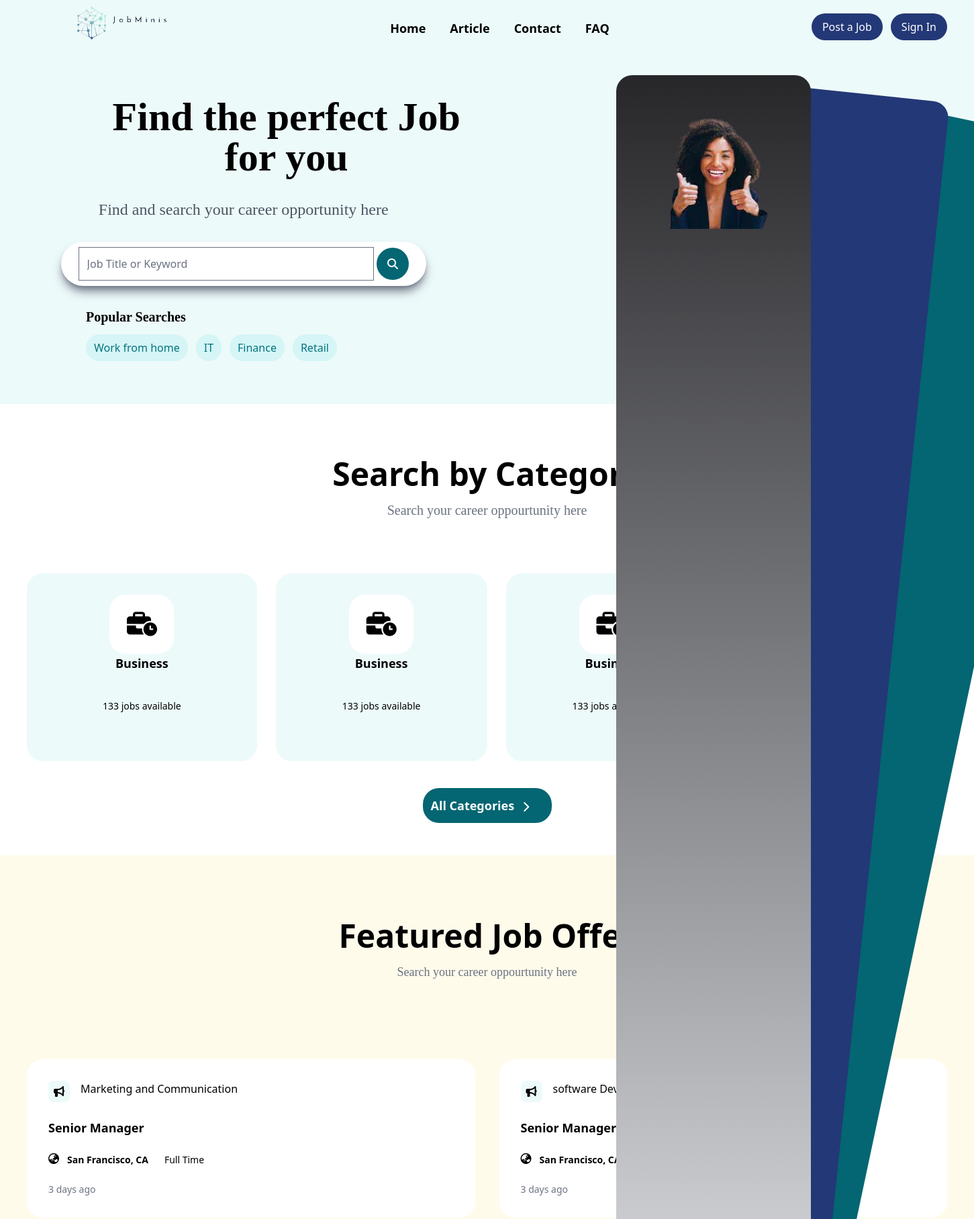
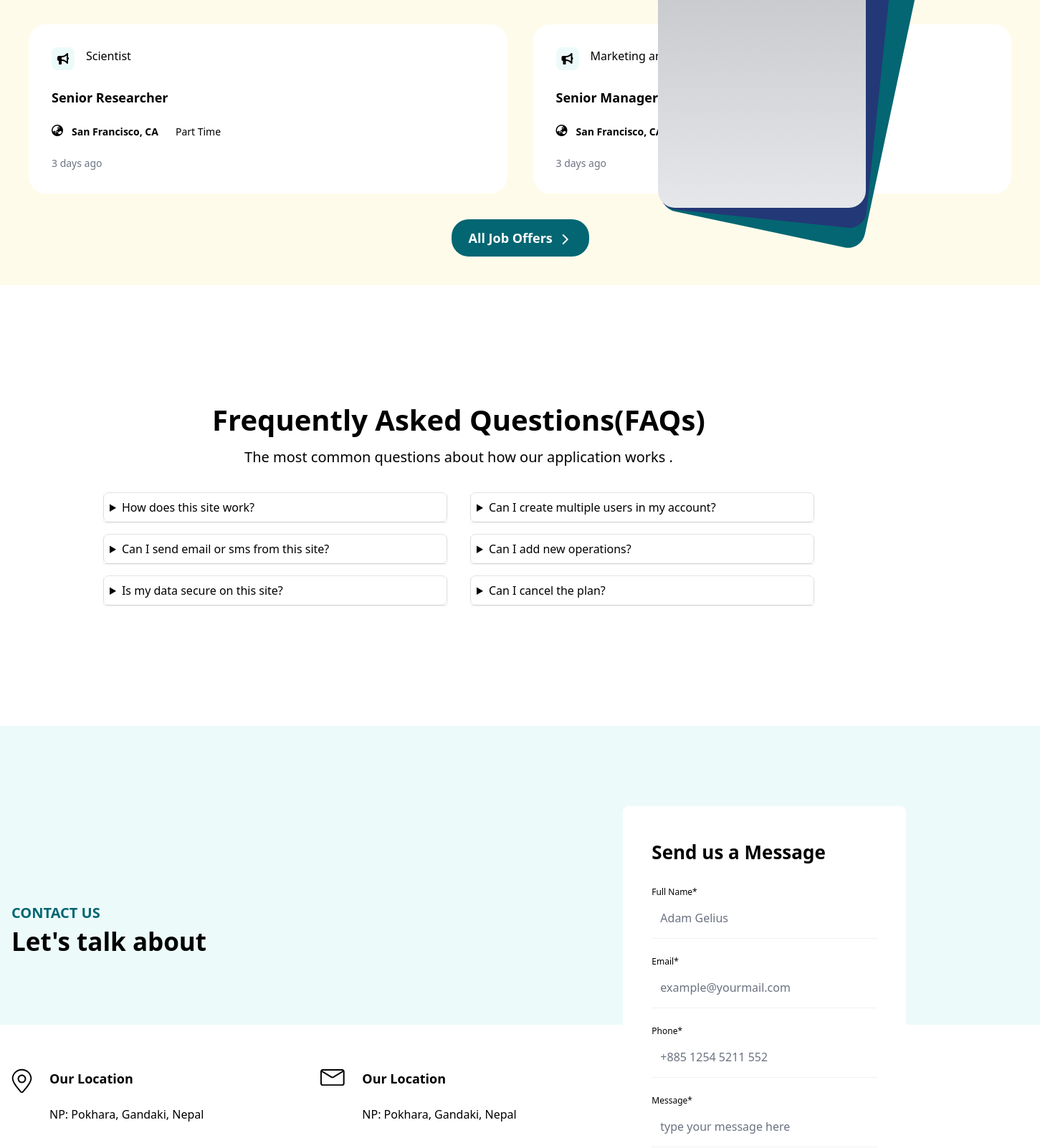
The page /views/app/index.php (upper part) on the database its author committed (2 pictures, top to bottom).
### tables this page shows
CREATE TABLE `sliders` (
  `id` int NOT NULL AUTO_INCREMENT,
  `name` varchar(255) NOT NULL,
  `h1` varchar(255) DEFAULT NULL,
  `p` varchar(255) DEFAULT NULL,
  `btn_txt` varchar(255) DEFAULT NULL,
  `btn_link` varchar(255) DEFAULT NULL,
  `img` varchar(255) DEFAULT NULL,
  `status` varchar(255) DEFAULT NULL,
  `created_at` timestamp NOT NULL DEFAULT CURRENT_TIMESTAMP,
  `updated_at` timestamp NOT NULL DEFAULT CURRENT_TIMESTAMP,
  PRIMARY KEY (`id`)
);

CREATE TABLE `siteconfig` (
  `id` int NOT NULL AUTO_INCREMENT,
  `name` varchar(255) NOT NULL,
  `site_key` varchar(255) NOT NULL,
  `site_value` longtext NOT NULL,
  `status` varchar(255) NOT NULL DEFAULT 'Active',
  `created_at` timestamp NOT NULL DEFAULT CURRENT_TIMESTAMP,
  `updated_at` timestamp NOT NULL DEFAULT CURRENT_TIMESTAMP,
  PRIMARY KEY (`id`)
);

### views/app/index.php (the view, shortened to what the rows shown need)
<?php
include '../layouts/header.php';
include '../connection/config.php';
?>
<main>
    <section class="" id="home">
        <div class="main-content py-16 bg-teal-50">
            <?php
            $slider_query = "SELECT * FROM sliders";
            $slider_result = mysqli_query($conn, $slider_query);
            $count = 0;
            while ($data = mysqli_fetch_array($slider_result)) {
                $count += 1;
            ?>
                <div class="container_wrapper grid grid-cols-2 mt-20">
                    <div class="search_wrapper col-span-1 w-full space-x-7">
                        <div class="search_content space-y-8 text-center <?php if ($count == 1) {
                                                                                echo "active";
                                                                            } ?>"">
                        <div class=" content_text space-y-4 ml-32">
                            <h1 class="text-6xl font-extrabold font-serif"><?php echo $data['h1'] ?></h1>
                        </div>
                        <h2 class="text-gray-600 text-2xl font-extralight font-serif"><?php echo $data['p']; ?></h2>
                        <div class="search_area p-2 w-3/4 rounded-full bg-white shadow-lg shadow-gray-500 mx-auto">
                            <input type="text" class="p-3 w-5/6 bg-white" placeholder="Job Title or Keyword">
                            <i class="fa-solid fa-magnifying-glass text-white p-4 rounded-full bg-teal-700"></i>
                        </div>
                        <div class="popular_search text-left ml-32 space-y-3">
                            <h2 class="text-xl font-semibold font-serif">Popular Searches</h2>
                            <ul class="flex space-x-3">
                                <li class="bg-teal-100 px-3 hover:text-white hover:bg-teal-700 text-teal-600 p-2 rounded-full">Work from home</li>
                                <li class="bg-teal-100 px-3 hover:text-white hover:bg-teal-700 text-teal-600 p-2 rounded-full">IT</li>
                                <li class="bg-teal-100 px-3 hover:text-white hover:bg-teal-700 text-teal-600 p-2 rounded-full">Finance</li>
                                <li class="bg-teal-100 px-3 hover:text-white hover:bg-teal-700 text-teal-600 p-2 rounded-full">Retail</li>
                            </ul>
                        </div>
                    </div>
                </div>
                <div class="photo_icon col-span-1 w-full pl-48">
                    <div class="photo_content absolute top-28 w-1/5 rounded-3xl bg-gradient-to-b from-zinc-800 z-50 to-gray-200 h-3/6">
                        <img src="../admin/uploads/image-removebg-preview(5)1655989739.png" class="py-16" alt="" width="1000">
                    </div>
                    <div class="div1 w-1/5 origin-bottom-left z-10 rotate-6 rounded-3xl h-3/6 bg-blue-900 absolute top-28"></div>
                </div>
        </div>
    <?php
            }
    ?>
    </div>
    </section>
    <section>
        <div class="search-wrapper text-center">
            <div class="search-title my-20 bg-white">
                <h1 class="text-5xl font-extrabold mb-4">Search by Category</h1>
            </div>
            <div class="search-container mx-10 grid grid-cols-4 space-x-7">
                <div class="search-card bg-teal-50 p-8 rounded-3xl col-span-1 ">
                    <div class="job-title text-lg font-semibold">
                        <h2>Business</h2>
                    </div>
                </div>
                <div class="search-card bg-teal-50 p-8 rounded-3xl col-span-1 ">
                    <div class="job-title text-lg font-semibold">
                        <h2>Business</h2>
                    </div>
                </div>
                <div class="search-card bg-teal-50 p-8 rounded-3xl col-span-1 ">
                    <div class="job-title text-lg font-semibold">
                        <h2>Business</h2>
                    </div>
                </div>
                <div class="search-card bg-teal-50 p-8 rounded-3xl col-span-1 ">
                    <div class="job-title text-lg font-semibold">
                        <h2>Business</h2>
                    </div>
                </div>
            </div>
        </div>
    </section>
    <section>
        <div class="search-wrapper my-12 text-center pb-10 bg-amber-50">
            <div class="search-title pt-24 pb-20 ">
                <h1 class="text-5xl font-extrabold mb-4">Featured Job Offer</h1>
            </div>
            <div class="job-container mx-10 py-9 grid grid-cols-2 gap-9">
                <div class="job-card group bg-white p-8 rounded-3xl col-span-1 space-y-6 ">
                    <div class="job-title flex space-x-4">
                        <h1 class="font-light group-hover:text-teal-600 text-md">Marketing and Communication</h1>
                    </div>
                    <div class="job-position font-semibold">
                        <h1 class="text-lg text-left">Senior Manager</h1>
                    </div>
                    <div class="job-place flex space-x-6">
                        <div class="flex space-x-3">
                            <h1 class="text-sm font-semibold text-left">San Francisco, CA</h1>
                        </div>
                    </div>
                </div>
                <div class="job-card group bg-white p-8 rounded-3xl col-span-1 space-y-6 ">
                    <div class="job-title flex space-x-4">
                        <h1 class="font-light group-hover:text-teal-600 text-md">software Developer</h1>
                    </div>
                    <div class="job-position font-semibold">
                        <h1 class="text-lg text-left">Senior Manager</h1>
                    </div>
                    <div class="job-place flex space-x-6">
                        <div class="flex space-x-3">
                            <h1 class="text-sm font-semibold text-left">San Francisco, CA</h1>
                        </div>
                    </div>
                </div>
                <div class="job-card group bg-white p-8 rounded-3xl col-span-1 space-y-6 ">
                    <div class="job-title flex space-x-4">
                        <h1 class="font-light group-hover:text-teal-600 text-md">Scientist</h1>
                    </div>
                    <div class="job-position font-semibold">
                        <h1 class="text-lg text-left">Senior Researcher</h1>
                    </div>
                    <div class="job-place flex space-x-6">
                        <div class="flex space-x-3">
                            <h1 class="text-sm font-semibold text-left">San Francisco, CA</h1>
                        </div>
                    </div>
                </div>
                <div class="job-card group bg-white p-8 rounded-3xl col-span-1 space-y-6 ">
                    <div class="job-title flex space-x-4">
                        <h1 class="font-light group-hover:text-teal-600 text-md">Marketing and Communication</h1>
                    </div>
                    <div class="job-position font-semibold">
                        <h1 class="text-lg text-left">Senior Manager</h1>
                    </div>
                    <div class="job-place flex space-x-6">
                        <div class="flex space-x-3">
                            <h1 class="text-sm font-semibold text-left">San Francisco, CA</h1>
                        </div>
                    </div>
                </div>
            </div>
        </div>
    </section>
    <section id="faqs" class=" md:py-[120px] relative">
        <div class="container">
            <div class="flex flex-wrap -mx-4 mb-4 wow fadeInUp ">
            <?php
                                $name_query = "SELECT * FROM siteconfig WHERE name='questions'";
                                $name_result = mysqli_query($conn, $name_query);
                                $row = $name_result->fetch_assoc();
                                ?>
                <div class="w-full px-4">
                    <h3 class="font-bold text-center text-3xl sm:text-4xl md:text-[40px] text-dark mb-4">
                        <?php
                        echo $row['site_key'];
                        ?>
                    </h3>
                    <p class="text-base text-center sm:text-xl leading-relaxed sm:leading-relaxed text-body-color">
                       <?php
                       echo $row['site_value'];
                       ?>
                    </p>
                </div>
            </div>
            <div class=" sm:mx-auto sm:mb-2 -mx-2 py-2 wow fadeInUp">
                <div class="flex flex-wrap lg:w-4/5 sm:mx-auto sm:mb-2 -mx-2">
                    <div class="w-full lg:w-1/2 px-4 py-2">
                    <?php
                                $name_query = "SELECT * FROM siteconfig WHERE name='questions1'";
                                $name_result = mysqli_query($conn, $name_query);
                                $row = $name_result->fetch_assoc();
                                ?>
                        <details class="mb-4 border rounded-lg">
                            <summary class="cursor-pointer text-dark bg-light-400 py-2 px-4 pl-2 shadow">
                                <?php
                                echo $row['site_key'];
                                ?>
                            </summary>
                        </details>
                        <?php
                                $name_query = "SELECT * FROM siteconfig WHERE name='questions2'";
                                $name_result = mysqli_query($conn, $name_query);
                                $row = $name_result->fetch_assoc();
                                ?>
                        <details class="mb-4 border rounded-lg">
                            <summary class="cursor-pointer text-dark bg-light-400 py-2 px-4 pl-2 shadow">
                               <?php echo $row['site_key'];
                               ?>
                            </summary>
                        </details>
                    </div>
                </div>
            </div>
        </div>
    </section>
    <section id="contact" class="py-20 md:py-28 relative">
        <div class="container px-4">
            <div class="flex flex-wrap items-center -mx-4">
                <div class="lg:text-left md:text-center sm:text-center px-4 w-full lg:w-7/12 xl:w-8/12">
                    <div class="ud-contact-content-wrapper">
                        <div class="ud-contact-title mb-12 lg:mb-[150px]">
                            <h2 class="text-[35px] font-semibold">
                                Let's talk about
                            </h2>
                        </div>
                        <div class="flex justify-between mb-12 lg:mb-0">
                            <div class="flex max-w-full w-[390px] mb-8">
                                <?php
                                $name_query = "SELECT * FROM siteconfig WHERE name='location'";
                                $name_result = mysqli_query($conn, $name_query);
                                $row = $name_result->fetch_assoc();
                                ?>
                                <div>
                                    <h5 class="text-lg font-semibold mb-6">
                                        <?php
                                        echo $row['site_key'];
                                        ?>
                                    </h5>
                                    <p class="text-base text-body-color">
                                        <?php
                                        echo $row['site_value'];
                                        ?>
                                    </p>
                                </div>
                            </div>
                            <div class="flex max-w-full w-[390px] mb-8">
                                <?php
                                $name_query = "SELECT * FROM siteconfig WHERE name='location'";
                                $name_result = mysqli_query($conn, $name_query);
                                $row = $name_result->fetch_assoc();
                                ?>
                                <div>
                                    <h5 class="text-lg font-semibold mb-6">
                                       <?php echo $row['site_key'];
                                       ?>
                                    </h5>
                                    <p class="text-base text-body-color">
                                        <?php echo $row['site_value'];
                                        ?>
                                    </p>
                                </div>
                            </div>
                        </div>
                    </div>
                </div>
            </div>
        </div>
    </section>
</main>
<?php
include '../layouts/footer.php'
?>

### rows shown on the page
sliders: h1 "Find the perfect Job for you", p "Find and search your career opportunity here"
siteconfig: site_key "Frequently Asked Questions(FAQs)", site_value "The most common questions about how our application works ."
siteconfig: site_key "How does this site work?"
siteconfig: site_key "Can I send email or sms from this site?"
siteconfig: site_key "Our Location", site_value "NP: Pokhara, Gandaki, Nepal"
